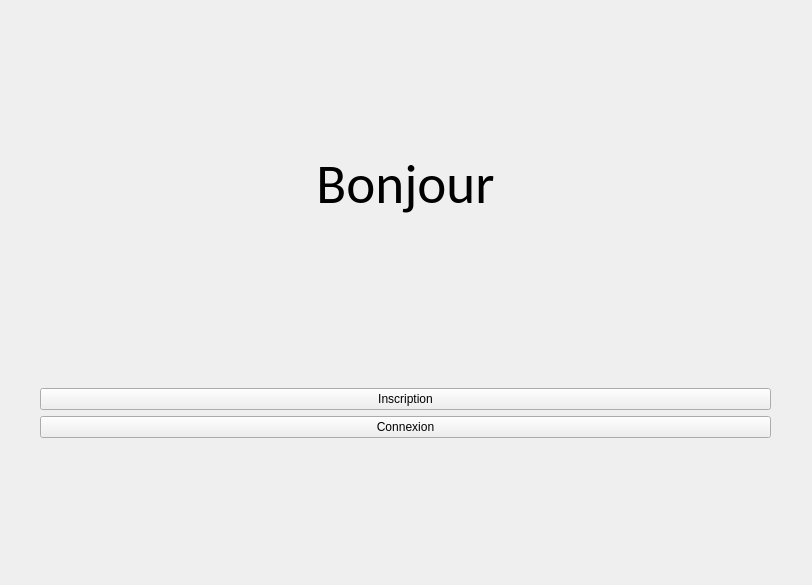
<?xml version="1.0" encoding="UTF-8"?>
<ui version="4.0">
 <class>windows</class>
 <widget class="QWidget" name="windows">
  <property name="geometry">
   <rect>
    <x>0</x>
    <y>0</y>
    <width>812</width>
    <height>585</height>
   </rect>
  </property>
  <property name="windowTitle">
   <string>ShareCount</string>
  </property>
  <widget class="QStackedWidget" name="stackedWidget">
   <property name="geometry">
    <rect>
     <x>0</x>
     <y>0</y>
     <width>811</width>
     <height>581</height>
    </rect>
   </property>
   <property name="currentIndex">
    <number>0</number>
   </property>
   <widget class="QWidget" name="connexion_inscription">
    <widget class="QWidget" name="gridLayoutWidget_5">
     <property name="geometry">
      <rect>
       <x>0</x>
       <y>0</y>
       <width>811</width>
       <height>581</height>
      </rect>
     </property>
     <layout class="QGridLayout" name="gridLayout_5">
      <item row="4" column="1">
       <widget class="QPushButton" name="bouttonInscription">
        <property name="text">
         <string>Inscription</string>
        </property>
       </widget>
      </item>
      <item row="5" column="1">
       <widget class="QPushButton" name="bouttonConnexion">
        <property name="text">
         <string>Connexion</string>
        </property>
       </widget>
      </item>
      <item row="4" column="2">
       <spacer name="horizontalSpacer_10">
        <property name="orientation">
         <enum>Qt::Horizontal</enum>
        </property>
        <property name="sizeType">
         <enum>QSizePolicy::Minimum</enum>
        </property>
        <property name="sizeHint" stdset="0">
         <size>
          <width>40</width>
          <height>20</height>
         </size>
        </property>
       </spacer>
      </item>
      <item row="6" column="1">
       <spacer name="verticalSpacer_9">
        <property name="orientation">
         <enum>Qt::Vertical</enum>
        </property>
        <property name="sizeHint" stdset="0">
         <size>
          <width>20</width>
          <height>40</height>
         </size>
        </property>
       </spacer>
      </item>
      <item row="0" column="1">
       <spacer name="verticalSpacer_10">
        <property name="orientation">
         <enum>Qt::Vertical</enum>
        </property>
        <property name="sizeType">
         <enum>QSizePolicy::Minimum</enum>
        </property>
        <property name="sizeHint" stdset="0">
         <size>
          <width>20</width>
          <height>150</height>
         </size>
        </property>
       </spacer>
      </item>
      <item row="3" column="1">
       <widget class="QLabel" name="label">
        <property name="text">
         <string/>
        </property>
       </widget>
      </item>
      <item row="4" column="0">
       <spacer name="horizontalSpacer_11">
        <property name="orientation">
         <enum>Qt::Horizontal</enum>
        </property>
        <property name="sizeType">
         <enum>QSizePolicy::Minimum</enum>
        </property>
        <property name="sizeHint" stdset="0">
         <size>
          <width>40</width>
          <height>20</height>
         </size>
        </property>
       </spacer>
      </item>
      <item row="1" column="1">
       <widget class="QLabel" name="label_3">
        <property name="font">
         <font>
          <family>Calibri</family>
          <pointsize>41</pointsize>
         </font>
        </property>
        <property name="text">
         <string>Bonjour</string>
        </property>
        <property name="textFormat">
         <enum>Qt::AutoText</enum>
        </property>
        <property name="alignment">
         <set>Qt::AlignCenter</set>
        </property>
       </widget>
      </item>
      <item row="2" column="1">
       <spacer name="verticalSpacer_11">
        <property name="orientation">
         <enum>Qt::Vertical</enum>
        </property>
        <property name="sizeHint" stdset="0">
         <size>
          <width>20</width>
          <height>40</height>
         </size>
        </property>
       </spacer>
      </item>
     </layout>
    </widget>
   </widget>
   <widget class="QWidget" name="inscription">
    <widget class="QWidget" name="gridLayoutWidget_6">
     <property name="geometry">
      <rect>
       <x>0</x>
       <y>0</y>
       <width>811</width>
       <height>581</height>
      </rect>
     </property>
     <layout class="QGridLayout" name="gridLayout_6">
      <item row="3" column="1">
       <widget class="QLabel" name="label_5">
        <property name="text">
         <string>Prenom :</string>
        </property>
       </widget>
      </item>
      <item row="4" column="1">
       <widget class="QLineEdit" name="lineEdit_Prenom">
        <property name="echoMode">
         <enum>QLineEdit::Normal</enum>
        </property>
       </widget>
      </item>
      <item row="15" column="1">
       <spacer name="verticalSpacer_12">
        <property name="orientation">
         <enum>Qt::Vertical</enum>
        </property>
        <property name="sizeType">
         <enum>QSizePolicy::Minimum</enum>
        </property>
        <property name="sizeHint" stdset="0">
         <size>
          <width>40</width>
          <height>80</height>
         </size>
        </property>
       </spacer>
      </item>
      <item row="2" column="2">
       <spacer name="horizontalSpacer_12">
        <property name="orientation">
         <enum>Qt::Horizontal</enum>
        </property>
        <property name="sizeType">
         <enum>QSizePolicy::Preferred</enum>
        </property>
        <property name="sizeHint" stdset="0">
         <size>
          <width>200</width>
          <height>20</height>
         </size>
        </property>
       </spacer>
      </item>
      <item row="2" column="1">
       <widget class="QLineEdit" name="lineEdit_Nom"/>
      </item>
      <item row="21" column="1">
       <spacer name="verticalSpacer_13">
        <property name="orientation">
         <enum>Qt::Vertical</enum>
        </property>
        <property name="sizeType">
         <enum>QSizePolicy::Minimum</enum>
        </property>
        <property name="sizeHint" stdset="0">
         <size>
          <width>20</width>
          <height>40</height>
         </size>
        </property>
       </spacer>
      </item>
      <item row="2" column="0">
       <spacer name="horizontalSpacer_13">
        <property name="orientation">
         <enum>Qt::Horizontal</enum>
        </property>
        <property name="sizeType">
         <enum>QSizePolicy::Preferred</enum>
        </property>
        <property name="sizeHint" stdset="0">
         <size>
          <width>200</width>
          <height>20</height>
         </size>
        </property>
       </spacer>
      </item>
      <item row="8" column="1">
       <widget class="QLabel" name="label_8">
        <property name="text">
         <string>Pseudo :</string>
        </property>
       </widget>
      </item>
      <item row="19" column="1">
       <spacer name="verticalSpacer_14">
        <property name="orientation">
         <enum>Qt::Vertical</enum>
        </property>
        <property name="sizeType">
         <enum>QSizePolicy::Minimum</enum>
        </property>
        <property name="sizeHint" stdset="0">
         <size>
          <width>20</width>
          <height>20</height>
         </size>
        </property>
       </spacer>
      </item>
      <item row="1" column="1">
       <widget class="QLabel" name="label_9">
        <property name="text">
         <string>Nom :</string>
        </property>
       </widget>
      </item>
      <item row="14" column="0">
       <spacer name="verticalSpacer_15">
        <property name="orientation">
         <enum>Qt::Vertical</enum>
        </property>
        <property name="sizeType">
         <enum>QSizePolicy::Maximum</enum>
        </property>
        <property name="sizeHint" stdset="0">
         <size>
          <width>20</width>
          <height>80</height>
         </size>
        </property>
       </spacer>
      </item>
      <item row="14" column="2">
       <spacer name="verticalSpacer_16">
        <property name="orientation">
         <enum>Qt::Vertical</enum>
        </property>
        <property name="sizeType">
         <enum>QSizePolicy::Maximum</enum>
        </property>
        <property name="sizeHint" stdset="0">
         <size>
          <width>20</width>
          <height>80</height>
         </size>
        </property>
       </spacer>
      </item>
      <item row="0" column="1">
       <spacer name="verticalSpacer_17">
        <property name="orientation">
         <enum>Qt::Vertical</enum>
        </property>
        <property name="sizeType">
         <enum>QSizePolicy::Maximum</enum>
        </property>
        <property name="sizeHint" stdset="0">
         <size>
          <width>20</width>
          <height>40</height>
         </size>
        </property>
       </spacer>
      </item>
      <item row="20" column="1">
       <widget class="QPushButton" name="retourAccueil_inscription">
        <property name="text">
         <string>Accueil</string>
        </property>
       </widget>
      </item>
      <item row="12" column="1">
       <widget class="QLineEdit" name="lineEdit_Mdp_inscription">
        <property name="echoMode">
         <enum>QLineEdit::Password</enum>
        </property>
       </widget>
      </item>
      <item row="11" column="1">
       <widget class="QLabel" name="label_10">
        <property name="text">
         <string>Mdp :</string>
        </property>
       </widget>
      </item>
      <item row="18" column="1">
       <widget class="QPushButton" name="boutton_Inscription">
        <property name="text">
         <string>Créer Compte</string>
        </property>
       </widget>
      </item>
      <item row="10" column="1">
       <widget class="QLineEdit" name="lineEdit_Pseudo">
        <property name="echoMode">
         <enum>QLineEdit::Normal</enum>
        </property>
       </widget>
      </item>
      <item row="7" column="1">
       <widget class="QLineEdit" name="lineEdit_eMail_inscription"/>
      </item>
      <item row="6" column="1">
       <widget class="QLabel" name="label_11">
        <property name="text">
         <string>eMail :</string>
        </property>
       </widget>
      </item>
      <item row="14" column="1">
       <widget class="QGroupBox" name="mailValide">
        <property name="enabled">
         <bool>true</bool>
        </property>
        <property name="autoFillBackground">
         <bool>false</bool>
        </property>
        <property name="title">
         <string/>
        </property>
        <property name="flat">
         <bool>false</bool>
        </property>
        <widget class="QRadioButton" name="buttonmailvalide">
         <property name="geometry">
          <rect>
           <x>60</x>
           <y>0</y>
           <width>121</width>
           <height>91</height>
          </rect>
         </property>
         <property name="layoutDirection">
          <enum>Qt::LeftToRight</enum>
         </property>
         <property name="text">
          <string>eMailvalidé</string>
         </property>
        </widget>
        <widget class="QRadioButton" name="buttonmailInvalide">
         <property name="geometry">
          <rect>
           <x>250</x>
           <y>0</y>
           <width>131</width>
           <height>91</height>
          </rect>
         </property>
         <property name="layoutDirection">
          <enum>Qt::LeftToRight</enum>
         </property>
         <property name="text">
          <string>eMailNonvalidé</string>
         </property>
        </widget>
       </widget>
      </item>
     </layout>
    </widget>
   </widget>
   <widget class="QWidget" name="connexion">
    <widget class="QWidget" name="gridLayoutWidget_4">
     <property name="geometry">
      <rect>
       <x>0</x>
       <y>0</y>
       <width>811</width>
       <height>581</height>
      </rect>
     </property>
     <layout class="QGridLayout" name="gridLayout_4">
      <item row="1" column="2">
       <spacer name="horizontalSpacer_4">
        <property name="orientation">
         <enum>Qt::Horizontal</enum>
        </property>
        <property name="sizeType">
         <enum>QSizePolicy::Minimum</enum>
        </property>
        <property name="sizeHint" stdset="0">
         <size>
          <width>200</width>
          <height>20</height>
         </size>
        </property>
       </spacer>
      </item>
      <item row="14" column="1">
       <spacer name="verticalSpacer_7">
        <property name="orientation">
         <enum>Qt::Vertical</enum>
        </property>
        <property name="sizeHint" stdset="0">
         <size>
          <width>20</width>
          <height>40</height>
         </size>
        </property>
       </spacer>
      </item>
      <item row="1" column="1">
       <widget class="QLabel" name="label_2">
        <property name="text">
         <string>e-mail :</string>
        </property>
       </widget>
      </item>
      <item row="12" column="1">
       <widget class="QLabel" name="label_6">
        <property name="text">
         <string/>
        </property>
       </widget>
      </item>
      <item row="11" column="1">
       <widget class="QPushButton" name="boutton_connexion">
        <property name="text">
         <string>Connexion</string>
        </property>
       </widget>
      </item>
      <item row="1" column="0">
       <spacer name="horizontalSpacer_6">
        <property name="orientation">
         <enum>Qt::Horizontal</enum>
        </property>
        <property name="sizeType">
         <enum>QSizePolicy::Minimum</enum>
        </property>
        <property name="sizeHint" stdset="0">
         <size>
          <width>200</width>
          <height>20</height>
         </size>
        </property>
       </spacer>
      </item>
      <item row="13" column="1">
       <widget class="QPushButton" name="retourAccueil_connexion">
        <property name="text">
         <string>Accueil</string>
        </property>
       </widget>
      </item>
      <item row="0" column="1">
       <spacer name="verticalSpacer_6">
        <property name="orientation">
         <enum>Qt::Vertical</enum>
        </property>
        <property name="sizeHint" stdset="0">
         <size>
          <width>20</width>
          <height>40</height>
         </size>
        </property>
       </spacer>
      </item>
      <item row="4" column="1">
       <widget class="QLineEdit" name="lineEdit_eMail"/>
      </item>
      <item row="7" column="1">
       <widget class="QLabel" name="label_4">
        <property name="text">
         <string>Mot de passe :</string>
        </property>
       </widget>
      </item>
      <item row="9" column="1">
       <widget class="QLabel" name="label_7">
        <property name="text">
         <string/>
        </property>
       </widget>
      </item>
      <item row="8" column="1">
       <widget class="QLineEdit" name="lineEdit_Mdp">
        <property name="echoMode">
         <enum>QLineEdit::Password</enum>
        </property>
       </widget>
      </item>
      <item row="5" column="1">
       <spacer name="verticalSpacer_8">
        <property name="orientation">
         <enum>Qt::Vertical</enum>
        </property>
        <property name="sizeType">
         <enum>QSizePolicy::Minimum</enum>
        </property>
        <property name="sizeHint" stdset="0">
         <size>
          <width>20</width>
          <height>20</height>
         </size>
        </property>
       </spacer>
      </item>
     </layout>
    </widget>
   </widget>
   <widget class="QWidget" name="accueilUtilisateur">
    <widget class="QWidget" name="gridLayoutWidget">
     <property name="geometry">
      <rect>
       <x>0</x>
       <y>0</y>
       <width>811</width>
       <height>581</height>
      </rect>
     </property>
     <layout class="QGridLayout" name="gridLayout">
      <item row="0" column="1" colspan="3">
       <widget class="QLabel" name="NomPrenom">
        <property name="font">
         <font>
          <pointsize>23</pointsize>
         </font>
        </property>
        <property name="text">
         <string>TextLabel</string>
        </property>
        <property name="alignment">
         <set>Qt::AlignHCenter|Qt::AlignTop</set>
        </property>
       </widget>
      </item>
      <item row="2" column="0">
       <spacer name="horizontalSpacer">
        <property name="orientation">
         <enum>Qt::Horizontal</enum>
        </property>
        <property name="sizeHint" stdset="0">
         <size>
          <width>40</width>
          <height>20</height>
         </size>
        </property>
       </spacer>
      </item>
      <item row="2" column="2">
       <spacer name="horizontalSpacer_3">
        <property name="orientation">
         <enum>Qt::Horizontal</enum>
        </property>
        <property name="sizeHint" stdset="0">
         <size>
          <width>40</width>
          <height>20</height>
         </size>
        </property>
       </spacer>
      </item>
      <item row="2" column="3">
       <widget class="QListView" name="listCagnotte">
        <property name="editTriggers">
         <set>QAbstractItemView::NoEditTriggers</set>
        </property>
       </widget>
      </item>
      <item row="2" column="4">
       <spacer name="horizontalSpacer_2">
        <property name="orientation">
         <enum>Qt::Horizontal</enum>
        </property>
        <property name="sizeHint" stdset="0">
         <size>
          <width>40</width>
          <height>20</height>
         </size>
        </property>
       </spacer>
      </item>
      <item row="4" column="2">
       <widget class="QPushButton" name="retour_accueil">
        <property name="text">
         <string>Retour</string>
        </property>
       </widget>
      </item>
      <item row="3" column="2">
       <spacer name="verticalSpacer">
        <property name="orientation">
         <enum>Qt::Vertical</enum>
        </property>
        <property name="sizeType">
         <enum>QSizePolicy::Minimum</enum>
        </property>
        <property name="sizeHint" stdset="0">
         <size>
          <width>20</width>
          <height>40</height>
         </size>
        </property>
       </spacer>
      </item>
      <item row="1" column="3">
       <widget class="QLabel" name="cag">
        <property name="font">
         <font>
          <pointsize>12</pointsize>
         </font>
        </property>
        <property name="text">
         <string>Cagnottes</string>
        </property>
        <property name="alignment">
         <set>Qt::AlignCenter</set>
        </property>
       </widget>
      </item>
      <item row="2" column="1">
       <widget class="QListView" name="listComptePartage">
        <property name="editTriggers">
         <set>QAbstractItemView::NoEditTriggers</set>
        </property>
       </widget>
      </item>
      <item row="1" column="1">
       <widget class="QLabel" name="cmp">
        <property name="font">
         <font>
          <pointsize>12</pointsize>
         </font>
        </property>
        <property name="text">
         <string>Comptes Partagés</string>
        </property>
        <property name="alignment">
         <set>Qt::AlignCenter</set>
        </property>
       </widget>
      </item>
      <item row="5" column="2">
       <spacer name="verticalSpacer_18">
        <property name="orientation">
         <enum>Qt::Vertical</enum>
        </property>
        <property name="sizeType">
         <enum>QSizePolicy::Minimum</enum>
        </property>
        <property name="sizeHint" stdset="0">
         <size>
          <width>20</width>
          <height>40</height>
         </size>
        </property>
       </spacer>
      </item>
     </layout>
    </widget>
   </widget>
   <widget class="QWidget" name="cagnotte">
    <widget class="QWidget" name="gridLayoutWidget_2">
     <property name="geometry">
      <rect>
       <x>0</x>
       <y>0</y>
       <width>811</width>
       <height>581</height>
      </rect>
     </property>
     <layout class="QGridLayout" name="gridLayout_2">
      <item row="0" column="1">
       <widget class="QLabel" name="nomCagnotte">
        <property name="font">
         <font>
          <pointsize>17</pointsize>
         </font>
        </property>
        <property name="text">
         <string>TextLabel</string>
        </property>
        <property name="alignment">
         <set>Qt::AlignCenter</set>
        </property>
       </widget>
      </item>
      <item row="1" column="3">
       <spacer name="horizontalSpacer_5">
        <property name="orientation">
         <enum>Qt::Horizontal</enum>
        </property>
        <property name="sizeHint" stdset="0">
         <size>
          <width>40</width>
          <height>20</height>
         </size>
        </property>
       </spacer>
      </item>
      <item row="11" column="1">
       <spacer name="verticalSpacer_3">
        <property name="orientation">
         <enum>Qt::Vertical</enum>
        </property>
        <property name="sizeType">
         <enum>QSizePolicy::Minimum</enum>
        </property>
        <property name="sizeHint" stdset="0">
         <size>
          <width>20</width>
          <height>40</height>
         </size>
        </property>
       </spacer>
      </item>
      <item row="3" column="1">
       <spacer name="verticalSpacer_2">
        <property name="orientation">
         <enum>Qt::Vertical</enum>
        </property>
        <property name="sizeType">
         <enum>QSizePolicy::Minimum</enum>
        </property>
        <property name="sizeHint" stdset="0">
         <size>
          <width>20</width>
          <height>40</height>
         </size>
        </property>
       </spacer>
      </item>
      <item row="8" column="1">
       <spacer name="verticalSpacer_19">
        <property name="orientation">
         <enum>Qt::Vertical</enum>
        </property>
        <property name="sizeType">
         <enum>QSizePolicy::Minimum</enum>
        </property>
        <property name="sizeHint" stdset="0">
         <size>
          <width>20</width>
          <height>40</height>
         </size>
        </property>
       </spacer>
      </item>
      <item row="1" column="1">
       <widget class="QListView" name="liste_cagnotte">
        <property name="editTriggers">
         <set>QAbstractItemView::NoEditTriggers</set>
        </property>
       </widget>
      </item>
      <item row="7" column="1">
       <widget class="QPushButton" name="retour_cagnotte">
        <property name="text">
         <string>Retour</string>
        </property>
       </widget>
      </item>
      <item row="5" column="1">
       <widget class="QPushButton" name="retirerFond">
        <property name="text">
         <string>Retirer fonds</string>
        </property>
       </widget>
      </item>
      <item row="4" column="1">
       <widget class="QPushButton" name="addFond">
        <property name="text">
         <string>Add fonds</string>
        </property>
       </widget>
      </item>
      <item row="6" column="1">
       <widget class="QPushButton" name="addPart_cagnotte">
        <property name="text">
         <string>Add Participant</string>
        </property>
       </widget>
      </item>
      <item row="9" column="1">
       <widget class="QLabel" name="label_12">
        <property name="text">
         <string>Actions passées</string>
        </property>
        <property name="alignment">
         <set>Qt::AlignCenter</set>
        </property>
       </widget>
      </item>
      <item row="10" column="1">
       <widget class="QListView" name="liste_Historique">
        <property name="editTriggers">
         <set>QAbstractItemView::NoEditTriggers</set>
        </property>
       </widget>
      </item>
      <item row="1" column="0">
       <spacer name="horizontalSpacer_7">
        <property name="orientation">
         <enum>Qt::Horizontal</enum>
        </property>
        <property name="sizeHint" stdset="0">
         <size>
          <width>40</width>
          <height>20</height>
         </size>
        </property>
       </spacer>
      </item>
      <item row="2" column="1">
       <widget class="QLabel" name="fondDispo">
        <property name="text">
         <string>TextLabel</string>
        </property>
        <property name="alignment">
         <set>Qt::AlignCenter</set>
        </property>
       </widget>
      </item>
     </layout>
    </widget>
   </widget>
   <widget class="QWidget" name="comptePartage">
    <widget class="QWidget" name="gridLayoutWidget_3">
     <property name="geometry">
      <rect>
       <x>0</x>
       <y>0</y>
       <width>811</width>
       <height>581</height>
      </rect>
     </property>
     <layout class="QGridLayout" name="gridLayout_3">
      <item row="1" column="0">
       <spacer name="horizontalSpacer_8">
        <property name="orientation">
         <enum>Qt::Horizontal</enum>
        </property>
        <property name="sizeHint" stdset="0">
         <size>
          <width>40</width>
          <height>20</height>
         </size>
        </property>
       </spacer>
      </item>
      <item row="1" column="1">
       <widget class="QListView" name="liste_compte">
        <property name="editTriggers">
         <set>QAbstractItemView::NoEditTriggers</set>
        </property>
       </widget>
      </item>
      <item row="5" column="1">
       <widget class="QPushButton" name="retour_comptepartage">
        <property name="text">
         <string>Retour</string>
        </property>
       </widget>
      </item>
      <item row="9" column="1">
       <spacer name="verticalSpacer_5">
        <property name="orientation">
         <enum>Qt::Vertical</enum>
        </property>
        <property name="sizeType">
         <enum>QSizePolicy::Minimum</enum>
        </property>
        <property name="sizeHint" stdset="0">
         <size>
          <width>20</width>
          <height>40</height>
         </size>
        </property>
       </spacer>
      </item>
      <item row="8" column="1">
       <widget class="QListView" name="listeDettes">
        <property name="editTriggers">
         <set>QAbstractItemView::NoEditTriggers</set>
        </property>
       </widget>
      </item>
      <item row="2" column="1">
       <spacer name="verticalSpacer_4">
        <property name="orientation">
         <enum>Qt::Vertical</enum>
        </property>
        <property name="sizeType">
         <enum>QSizePolicy::Minimum</enum>
        </property>
        <property name="sizeHint" stdset="0">
         <size>
          <width>20</width>
          <height>40</height>
         </size>
        </property>
       </spacer>
      </item>
      <item row="4" column="1">
       <widget class="QPushButton" name="addPart_compte">
        <property name="text">
         <string>Add Participant</string>
        </property>
       </widget>
      </item>
      <item row="3" column="1">
       <widget class="QPushButton" name="addDep">
        <property name="text">
         <string>Add dépense</string>
        </property>
       </widget>
      </item>
      <item row="0" column="1">
       <widget class="QLabel" name="nomCompte">
        <property name="font">
         <font>
          <pointsize>17</pointsize>
         </font>
        </property>
        <property name="text">
         <string>TextLabel</string>
        </property>
        <property name="alignment">
         <set>Qt::AlignCenter</set>
        </property>
       </widget>
      </item>
      <item row="6" column="1">
       <spacer name="verticalSpacer_20">
        <property name="orientation">
         <enum>Qt::Vertical</enum>
        </property>
        <property name="sizeType">
         <enum>QSizePolicy::Minimum</enum>
        </property>
        <property name="sizeHint" stdset="0">
         <size>
          <width>20</width>
          <height>40</height>
         </size>
        </property>
       </spacer>
      </item>
      <item row="1" column="2">
       <spacer name="horizontalSpacer_9">
        <property name="orientation">
         <enum>Qt::Horizontal</enum>
        </property>
        <property name="sizeType">
         <enum>QSizePolicy::MinimumExpanding</enum>
        </property>
        <property name="sizeHint" stdset="0">
         <size>
          <width>40</width>
          <height>20</height>
         </size>
        </property>
       </spacer>
      </item>
      <item row="7" column="1">
       <widget class="QLabel" name="label_13">
        <property name="text">
         <string>Dettes </string>
        </property>
        <property name="alignment">
         <set>Qt::AlignCenter</set>
        </property>
       </widget>
      </item>
     </layout>
    </widget>
   </widget>
  </widget>
 </widget>
 <tabstops>
  <tabstop>lineEdit_Nom</tabstop>
  <tabstop>lineEdit_Prenom</tabstop>
  <tabstop>lineEdit_eMail_inscription</tabstop>
  <tabstop>lineEdit_Pseudo</tabstop>
  <tabstop>lineEdit_Mdp_inscription</tabstop>
  <tabstop>buttonmailvalide</tabstop>
  <tabstop>buttonmailInvalide</tabstop>
  <tabstop>boutton_Inscription</tabstop>
  <tabstop>retourAccueil_inscription</tabstop>
  <tabstop>bouttonInscription</tabstop>
  <tabstop>bouttonConnexion</tabstop>
  <tabstop>lineEdit_eMail</tabstop>
  <tabstop>lineEdit_Mdp</tabstop>
  <tabstop>boutton_connexion</tabstop>
  <tabstop>retourAccueil_connexion</tabstop>
  <tabstop>retour_accueil</tabstop>
  <tabstop>addFond</tabstop>
  <tabstop>addPart_cagnotte</tabstop>
  <tabstop>retour_cagnotte</tabstop>
  <tabstop>addDep</tabstop>
  <tabstop>addPart_compte</tabstop>
  <tabstop>retour_comptepartage</tabstop>
  <tabstop>liste_cagnotte</tabstop>
  <tabstop>liste_compte</tabstop>
  <tabstop>listCagnotte</tabstop>
  <tabstop>listComptePartage</tabstop>
 </tabstops>
 <resources/>
 <connections/>
</ui>
